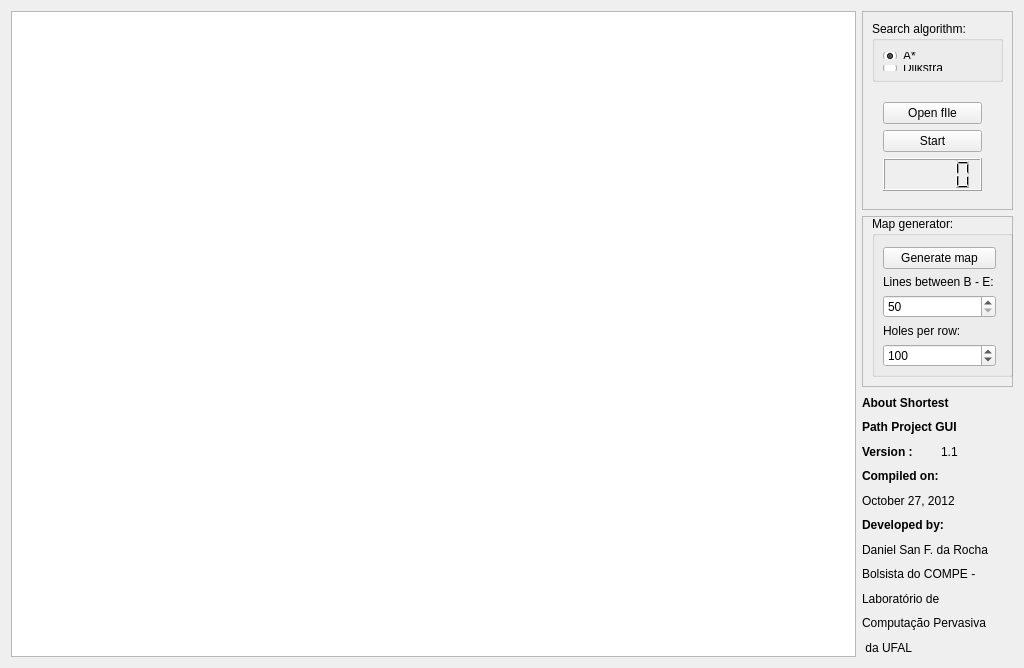
<?xml version="1.0" encoding="UTF-8"?>
<ui version="4.0">
 <class>Widget</class>
 <widget class="QWidget" name="Widget">
  <property name="geometry">
   <rect>
    <x>0</x>
    <y>0</y>
    <width>1024</width>
    <height>668</height>
   </rect>
  </property>
  <property name="windowTitle">
   <string>ShortestPathProjectGUI - by Daniel San</string>
  </property>
  <layout class="QHBoxLayout" name="horizontalLayout_2">
   <item>
    <widget class="QGraphicsView" name="graphicsView"/>
   </item>
   <item>
    <layout class="QVBoxLayout" name="verticalLayout_5">
     <item>
      <widget class="QFrame" name="frame">
       <property name="minimumSize">
        <size>
         <width>151</width>
         <height>199</height>
        </size>
       </property>
       <property name="maximumSize">
        <size>
         <width>151</width>
         <height>199</height>
        </size>
       </property>
       <property name="frameShape">
        <enum>QFrame::StyledPanel</enum>
       </property>
       <property name="frameShadow">
        <enum>QFrame::Raised</enum>
       </property>
       <widget class="QGroupBox" name="groupBox">
        <property name="geometry">
         <rect>
          <x>10</x>
          <y>10</y>
          <width>131</width>
          <height>61</height>
         </rect>
        </property>
        <property name="title">
         <string>Search algorithm:</string>
        </property>
        <widget class="QWidget" name="layoutWidget">
         <property name="geometry">
          <rect>
           <x>0</x>
           <y>20</y>
           <width>89</width>
           <height>41</height>
          </rect>
         </property>
         <layout class="QVBoxLayout" name="verticalLayout_2">
          <item>
           <widget class="QRadioButton" name="aStarButton">
            <property name="text">
             <string>A*</string>
            </property>
            <property name="checked">
             <bool>true</bool>
            </property>
           </widget>
          </item>
          <item>
           <widget class="QRadioButton" name="dijkstraButton">
            <property name="text">
             <string>Dijkstra</string>
            </property>
           </widget>
          </item>
         </layout>
        </widget>
       </widget>
       <widget class="QWidget" name="layoutWidget">
        <property name="geometry">
         <rect>
          <x>10</x>
          <y>80</y>
          <width>121</width>
          <height>111</height>
         </rect>
        </property>
        <layout class="QVBoxLayout" name="verticalLayout">
         <item>
          <widget class="QPushButton" name="openButton">
           <property name="text">
            <string>Open fIle</string>
           </property>
          </widget>
         </item>
         <item>
          <widget class="QPushButton" name="startButton">
           <property name="text">
            <string>Start</string>
           </property>
          </widget>
         </item>
         <item>
          <widget class="QLCDNumber" name="lcdNumber"/>
         </item>
        </layout>
       </widget>
      </widget>
     </item>
     <item>
      <widget class="QFrame" name="frame_2">
       <property name="minimumSize">
        <size>
         <width>151</width>
         <height>171</height>
        </size>
       </property>
       <property name="maximumSize">
        <size>
         <width>151</width>
         <height>171</height>
        </size>
       </property>
       <property name="frameShape">
        <enum>QFrame::StyledPanel</enum>
       </property>
       <property name="frameShadow">
        <enum>QFrame::Raised</enum>
       </property>
       <widget class="QGroupBox" name="groupBox_2">
        <property name="geometry">
         <rect>
          <x>10</x>
          <y>0</y>
          <width>141</width>
          <height>161</height>
         </rect>
        </property>
        <property name="title">
         <string>Map generator:</string>
        </property>
        <widget class="QWidget" name="layoutWidget">
         <property name="geometry">
          <rect>
           <x>0</x>
           <y>20</y>
           <width>135</width>
           <height>141</height>
          </rect>
         </property>
         <layout class="QVBoxLayout" name="verticalLayout_3">
          <item>
           <widget class="QPushButton" name="genetareButton">
            <property name="text">
             <string>Generate map</string>
            </property>
           </widget>
          </item>
          <item>
           <widget class="QLabel" name="label_2">
            <property name="text">
             <string>Lines between B - E:</string>
            </property>
           </widget>
          </item>
          <item>
           <widget class="QSpinBox" name="spinBox">
            <property name="minimum">
             <number>50</number>
            </property>
            <property name="maximum">
             <number>130</number>
            </property>
           </widget>
          </item>
          <item>
           <widget class="QLabel" name="label">
            <property name="text">
             <string>Holes per row:</string>
            </property>
           </widget>
          </item>
          <item>
           <widget class="QSpinBox" name="spinBox_2">
            <property name="minimum">
             <number>50</number>
            </property>
            <property name="maximum">
             <number>250</number>
            </property>
            <property name="value">
             <number>100</number>
            </property>
           </widget>
          </item>
         </layout>
        </widget>
       </widget>
      </widget>
     </item>
     <item>
      <layout class="QVBoxLayout" name="verticalLayout_4">
       <item>
        <widget class="QLabel" name="label_3">
         <property name="font">
          <font>
           <weight>75</weight>
           <bold>true</bold>
          </font>
         </property>
         <property name="text">
          <string>About Shortest</string>
         </property>
        </widget>
       </item>
       <item>
        <widget class="QLabel" name="label_4">
         <property name="font">
          <font>
           <weight>75</weight>
           <bold>true</bold>
          </font>
         </property>
         <property name="text">
          <string>Path Project GUI</string>
         </property>
        </widget>
       </item>
       <item>
        <layout class="QHBoxLayout" name="horizontalLayout">
         <item>
          <widget class="QLabel" name="label_5">
           <property name="font">
            <font>
             <weight>75</weight>
             <bold>true</bold>
            </font>
           </property>
           <property name="text">
            <string>Version :</string>
           </property>
          </widget>
         </item>
         <item>
          <widget class="QLabel" name="label_10">
           <property name="text">
            <string>1.1</string>
           </property>
          </widget>
         </item>
        </layout>
       </item>
       <item>
        <widget class="QLabel" name="label_6">
         <property name="font">
          <font>
           <weight>75</weight>
           <bold>true</bold>
          </font>
         </property>
         <property name="text">
          <string>Compiled on:</string>
         </property>
        </widget>
       </item>
       <item>
        <widget class="QLabel" name="label_7">
         <property name="text">
          <string>October 27, 2012</string>
         </property>
        </widget>
       </item>
       <item>
        <widget class="QLabel" name="label_8">
         <property name="font">
          <font>
           <weight>75</weight>
           <bold>true</bold>
          </font>
         </property>
         <property name="text">
          <string>Developed by:</string>
         </property>
        </widget>
       </item>
       <item>
        <widget class="QLabel" name="label_9">
         <property name="text">
          <string>Daniel San F. da Rocha</string>
         </property>
        </widget>
       </item>
       <item>
        <widget class="QLabel" name="label_11">
         <property name="font">
          <font>
           <weight>50</weight>
           <bold>false</bold>
          </font>
         </property>
         <property name="text">
          <string>Bolsista do COMPE -</string>
         </property>
        </widget>
       </item>
       <item>
        <widget class="QLabel" name="label_12">
         <property name="text">
          <string>Laboratório de</string>
         </property>
        </widget>
       </item>
       <item>
        <widget class="QLabel" name="label_13">
         <property name="text">
          <string>Computação Pervasiva</string>
         </property>
        </widget>
       </item>
       <item>
        <widget class="QLabel" name="label_14">
         <property name="text">
          <string> da UFAL</string>
         </property>
        </widget>
       </item>
      </layout>
     </item>
    </layout>
   </item>
  </layout>
  <zorder>graphicsView</zorder>
  <zorder></zorder>
 </widget>
 <layoutdefault spacing="6" margin="11"/>
 <resources/>
 <connections/>
</ui>
